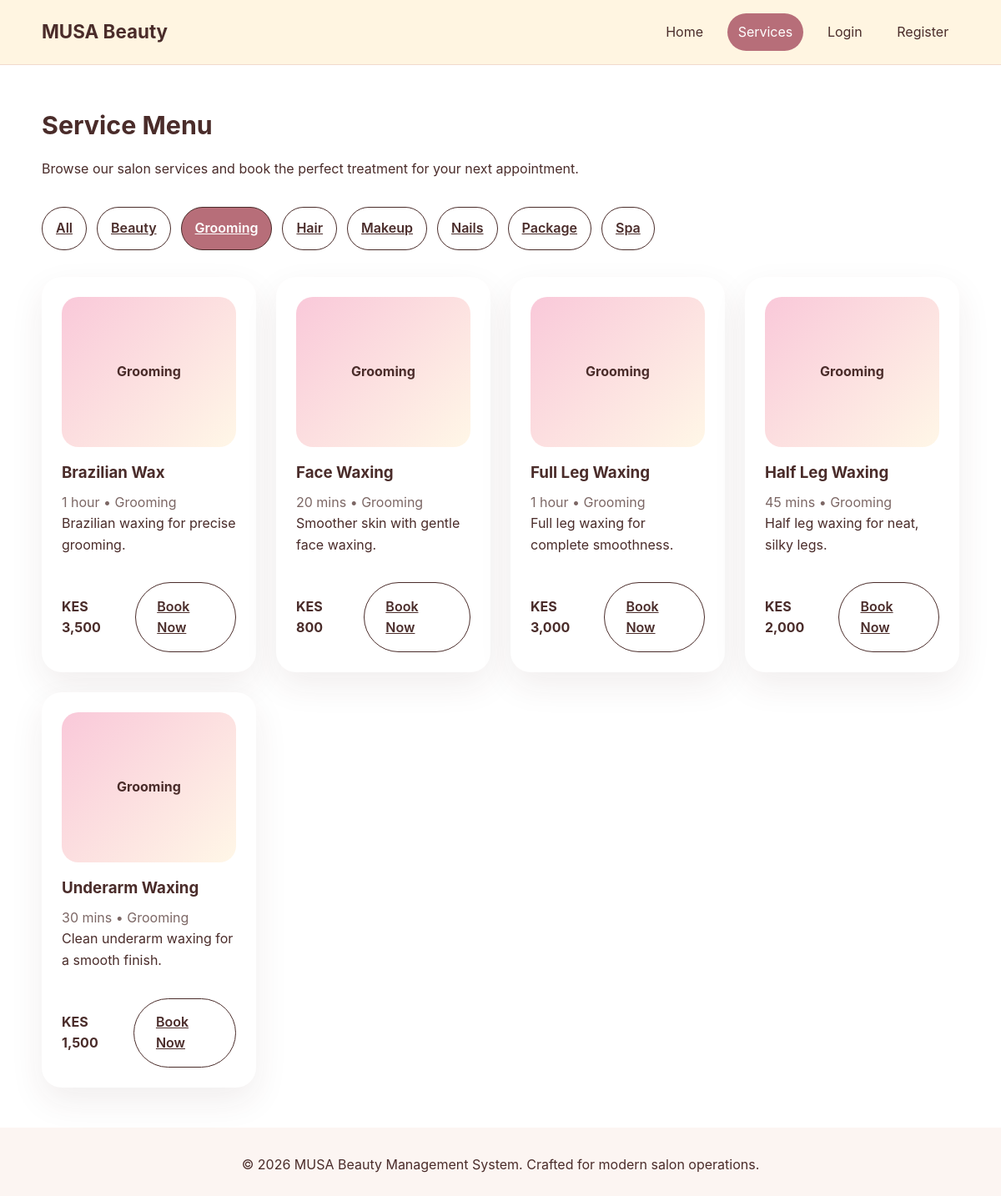
The app's page /services.php?category=Grooming with its own data.
### tables this page shows
CREATE TABLE IF NOT EXISTS services (
  id INT AUTO_INCREMENT PRIMARY KEY,
  name VARCHAR(150) NOT NULL,
  category VARCHAR(100) NOT NULL,
  price INT NOT NULL DEFAULT 0,
  duration VARCHAR(100) NOT NULL,
  description TEXT NOT NULL,
  image VARCHAR(255) DEFAULT NULL
);

### includes/service_functions.php (called while the page is built, shortened)
<?php
function fetchServices($pdo, $category = null) {
    if ($category) {
        $stmt = $pdo->prepare('SELECT * FROM services WHERE category = :category ORDER BY name');
        $stmt->execute([':category' => $category]);
        return $stmt->fetchAll();
    }
    $stmt = $pdo->query('SELECT * FROM services ORDER BY category, name');
    return $stmt->fetchAll();
}
function fetchServiceCategories($pdo) {
    $stmt = $pdo->query('SELECT DISTINCT category FROM services ORDER BY category');
    return $stmt->fetchAll(PDO::FETCH_COLUMN);
}

### includes/auth.php (called while the page is built, shortened)
<?php
function sanitize($value) {
    return htmlspecialchars(trim($value), ENT_QUOTES, 'UTF-8');
}

### services.php (the view, shortened to what this page needs)
<?php
require_once __DIR__ . '/includes/auth.php';
require_once __DIR__ . '/includes/service_functions.php';
$category = isset($_GET['category']) ? sanitize($_GET['category']) : '';
$services = fetchServices($pdo, $category ?: null);
$categories = fetchServiceCategories($pdo);
?>
<?php include __DIR__ . '/includes/header.php'; ?>
<section class="section section-light">
    <div class="container">
        <h1 class="section-title">Service Menu</h1>
        <p>Browse our salon services and book the perfect treatment for your next appointment.</p>
        <div class="category-filter" style="margin:2rem 0; display:flex; flex-wrap:wrap; gap:0.75rem;">
            <a href="/services.php" class="secondary-btn <?php echo $category === '' ? 'active' : ''; ?>">All</a>
            <?php foreach ($categories as $cat): ?>
                <a href="/services.php?category=<?php echo urlencode($cat); ?>" class="secondary-btn <?php echo $category === $cat ? 'active' : ''; ?>"><?php echo htmlspecialchars($cat); ?></a>
            <?php endforeach; ?>
        </div>
        <div class="services-grid card-grid">
            <?php foreach ($services as $service): ?>
                <article class="service-card card">
                    <?php if (!empty($service['image'])): ?>
                        <img src="<?php echo htmlspecialchars($service['image']); ?>" alt="<?php echo htmlspecialchars($service['name']); ?>" style="border-radius:20px; max-height:180px; object-fit:cover; width:100%;">
                    <?php else: ?>
                        <div style="height:180px; border-radius:20px; background: linear-gradient(135deg, rgba(248, 187, 208, 0.8), rgba(255, 245, 225, 0.8)); display:flex; align-items:center; justify-content:center; color: var(--deep-plum); font-weight:700;"><?php echo htmlspecialchars($service['category']); ?></div>
                    <?php endif; ?>
                    <div>
                        <h3><?php echo htmlspecialchars($service['name']); ?></h3>
                        <p class="service-meta"><?php echo htmlspecialchars($service['duration']); ?> • <?php echo htmlspecialchars($service['category']); ?></p>
                        <p><?php echo htmlspecialchars($service['description']); ?></p>
                    </div>
                    <div style="display:flex; justify-content:space-between; align-items:center; gap:1rem; margin-top:1rem;">
                        <strong>KES <?php echo number_format($service['price']); ?></strong>
                        <a href="/client/book_appointment.php?service_id=<?php echo $service['id']; ?>" class="secondary-btn">Book Now</a>
                    </div>
                </article>
            <?php endforeach; ?>
        </div>
    </div>
</section>
<?php include __DIR__ . '/includes/footer.php'; ?>

### assets/css/style.css (style rules this page uses)
:root { --soft-pink: #F8BBD0; --cream: #FFF5E1; --rose-gold: #B76E79; --deep-plum: #4A2C2A; --gold: #D4AF37; --white: #ffffff; --bg: #fcf5f2; --shadow: 0 16px 40px rgba(75, 44, 42, 0.08); }
* { box-sizing: border-box; margin: 0; padding: 0; }
body { font-family: 'Inter', system-ui, sans-serif; color: var(--deep-plum); background: var(--bg); line-height: 1.6; }
.container { width: min(1100px, calc(100% - 2rem)); margin: 0 auto; }
.primary-btn, .secondary-btn { border: none; border-radius: 999px; cursor: pointer; font-weight: 600; transition: transform 0.2s ease, box-shadow 0.2s ease; }
.secondary-btn { background: transparent; color: var(--deep-plum); border: 1px solid var(--deep-plum); padding: 0.95rem 1.6rem; }
.card-grid, .table-card, .info-grid { display: grid; gap: 1.5rem; }
.card, .table-card, .review-card, .report-card { background: #fff; border-radius: 24px; box-shadow: var(--shadow); padding: 1.5rem; }
.section-title { margin-bottom: 1rem; font-size: 1.9rem; }
.services-grid { grid-template-columns: repeat(auto-fit, minmax(240px, 1fr)); }
.service-card, .stylist-card, .review-card { display: flex; flex-direction: column; gap: 1rem; }
.service-card h3, .stylist-card h3 { margin-bottom: 0.5rem; }
.service-meta, .stylist-meta { color: rgba(74, 44, 42, 0.72); }
.category-filter a { padding: 0.75rem 1rem; border-radius: 999px; }
.category-filter a.active { background: var(--rose-gold); color: #fff; }
.section { padding: 3rem 0; }
.section-light { background: #fff; }

### records on screen
services: category "Grooming", name "Brazilian Wax", duration "1 hour", description "Brazilian waxing for precise grooming.", price "3,500"
services: category "Grooming", name "Face Waxing", duration "20 mins", description "Smoother skin with gentle face waxing.", price "800"
services: category "Grooming", name "Full Leg Waxing", duration "1 hour", description "Full leg waxing for complete smoothness.", price "3,000"
services: category "Grooming", name "Half Leg Waxing", duration "45 mins", description "Half leg waxing for neat, silky legs.", price "2,000"
services: category "Grooming", name "Underarm Waxing", duration "30 mins", description "Clean underarm waxing for a smooth finish.", price "1,500"

### other values on screen
$cat "Beauty"
$cat "Grooming"
$cat "Hair"
$cat "Makeup"
$cat "Nails"
$cat "Package"
$cat "Spa"
